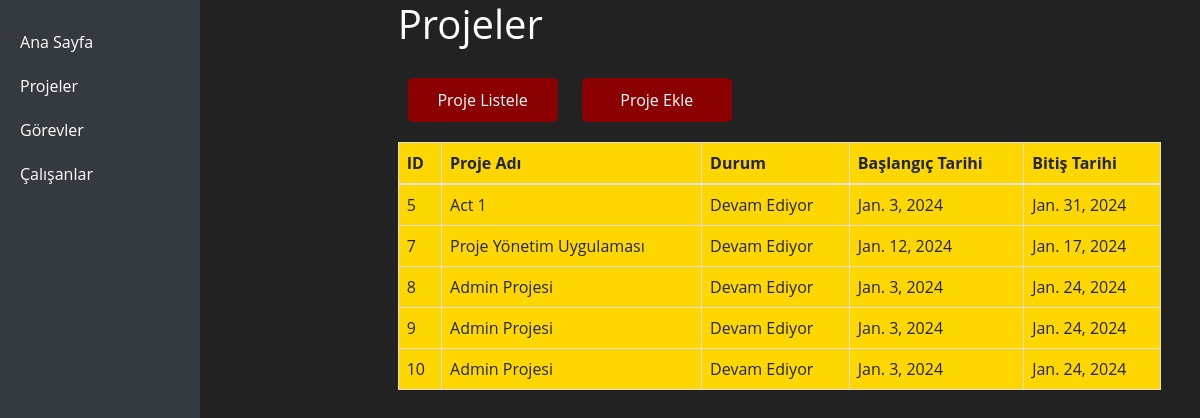
Page /proje_listele/ on the committed database.
### YonetimWebSite/models.py (models this page shows, shortened)
class Proje(models.Model):
    DURUM_SECENEKLERI = (
        ('Devam Ediyor', 'Devam Ediyor'),
        ('Tamamlandı', 'Tamamlandı'),
    )
    proje_adi = models.CharField(max_length=255)
    aciklama = models.TextField(max_length=20, choices=DURUM_SECENEKLERI)
    baslangic_tarihi = models.DateField()
    bitis_tarihi = models.DateField()
    calisanlar = models.ManyToManyField(User, related_name='projeler')

### YonetimWebSite/views.py (the view)
# urls.py: path('proje_listele/', views.projeleri_listele, name='proje_listele'),
def projeleri_listele(request):
    projeler = Proje.objects.all()
    return render(request, 'proje_listele.html', {'projeler': projeler})

### YonetimWebSite/templates/proje_listele.html
{% extends 'inbase.html' %}
{% load static %}
{% block content %}
    <h1>Projeler</h1>
    <div class="button-container">
        <div class="button-link-container">
            <a href="{% url 'proje_listele' %}" class="button-link">Proje Listele</a>
        </div>
        <div class="button-link-container">
            <a href="{% url 'proje_ekle' %}" class="button-link">Proje Ekle</a>
        </div>
    </div>
    <table class="table">
        <thead>
            <tr>
                <th>ID</th>
                <th>Proje Adı</th>
                <th>Durum</th>
                <th>Başlangıç Tarihi</th>
                <th>Bitiş Tarihi</th>
            </tr>
        </thead>
        <tbody>
            {% for proje in projeler %}
                <tr>
                    <td>{{ proje.id }}</td>
                    <td>{{ proje.proje_adi }}</td>
                    <td>{{ proje.aciklama }}</td>
                    <td>{{ proje.baslangic_tarihi }}</td>
                    <td>{{ proje.bitis_tarihi }}</td>
                </tr>
            {% endfor %}
        </tbody>
    </table>
{% endblock %}

### YonetimWebSite/templates/inbase.html (shortened to what this page needs)
{% load static %}
<!DOCTYPE html>
<html lang="en">
<head>
    <link rel="stylesheet" href="https://stackpath.bootstrapcdn.com/bootstrap/4.3.1/css/bootstrap.min.css">
    <link rel="stylesheet" href="{% static 'instyle.css' %}">
</head>
<body>
    <div class="container-fluid">
        <div class="row">
            {% include 'sidebar.html' %}
            <main role="main" class="col-md-9 ml-sm-auto col-lg-10 px-4">
                <div class="offset-md-2 col-md-10">
                    {% block content %}{% endblock %}
                </div>
            </main>
        </div>
    </div>
</body>
</html>

### YonetimWebSite/templates/sidebar.html
{% load static %}
<nav class="col-md-2 d-none d-md-block bg-dark sidebar">
    <a href="{% url 'inanasayfa' %}" class="category-button">Ana Sayfa</a>
    <a href="{% url 'projeler' %}" class="category-button">Projeler</a>
    <a href="{% url 'gorevler' %}" class="category-button">Görevler</a>
    <a href="{% url 'calisanlar' %}" class="category-button">Çalışanlar</a>
</nav>

### static/instyle.css (style rules this page uses)
body { font-family: 'Open Sans', sans-serif; background-color: #222; color: #fff; }
.sidebar { position: fixed; top: 0; left: 0; bottom: 0; padding-top: 20px; padding-right: 10px; padding-left: 10px; overflow-y: auto; background-color: #111; }
.sidebar a { color: white; text-decoration: none; padding: 10px; margin-right: 10px; border-radius: 5px; transition: background-color 0.3s; display: block; }
.button-container { text-align: middle; margin-top: 20px; }
.button-link-container { margin: 10px; display: inline-block; transition: background-color 0.3s; }
.button-link { background-color: #8B0000; color: white; padding: 10px 20px; text-align: center; text-decoration: none; display: inline-block; font-size: 16px; border-radius: 5px; cursor: pointer; transition-duration: 0.3s; margin-bottom: 10px; width: 150px; }
.table { background-color: #FFD700; }
.table th, .table td { border: 1px solid #ddd; padding: 8px; text-align: left; }

### rows in the picture
Proje: id "5", proje_adi "Act 1", aciklama "Devam Ediyor", baslangic_tarihi "Jan. 3, 2024", bitis_tarihi "Jan. 31, 2024"
Proje: id "7", proje_adi "Proje Yönetim Uygulaması", aciklama "Devam Ediyor", baslangic_tarihi "Jan. 12, 2024", bitis_tarihi "Jan. 17, 2024"
Proje: id "8", proje_adi "Admin Projesi", aciklama "Devam Ediyor", baslangic_tarihi "Jan. 3, 2024", bitis_tarihi "Jan. 24, 2024"
Proje: id "9", proje_adi "Admin Projesi", aciklama "Devam Ediyor", baslangic_tarihi "Jan. 3, 2024", bitis_tarihi "Jan. 24, 2024"
Proje: id "10", proje_adi "Admin Projesi", aciklama "Devam Ediyor", baslangic_tarihi "Jan. 3, 2024", bitis_tarihi "Jan. 24, 2024"
